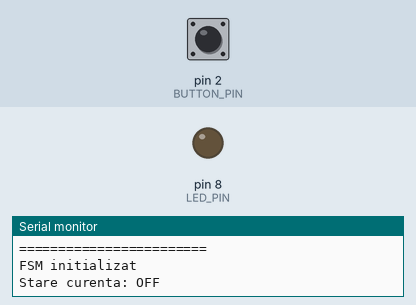
Bench run of a program on a simulated Arduino Mega 2560, built with avr-gcc and run on an emulated ATmega2560. Parts: output pins drawn as LEDs (lit = HIGH), the last lines printed to the serial monitor. The test bench sets the inputs (shaded band); at power-on: pin 2 (BUTTON_PIN) HIGH.

Above: at 1.2 s.
1.3 s: pin 2 (BUTTON_PIN) pulled LOW for 0.15 s
At 1.8 s:
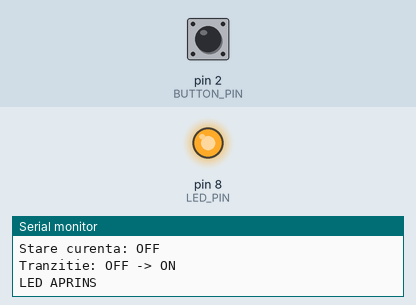
2.9 s: pin 2 (BUTTON_PIN) pulled LOW for 1 s
At 4.1 s:
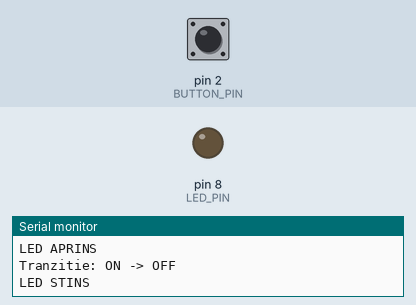
5.4 s: pin 2 (BUTTON_PIN) pulled LOW for 3.2 s
At 6.1 s:
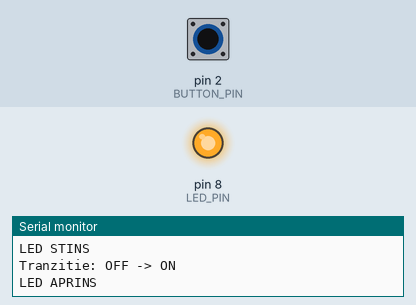
Timing chart, 0 to 8.4 s (numbered marks = the images above; inputs shaded):
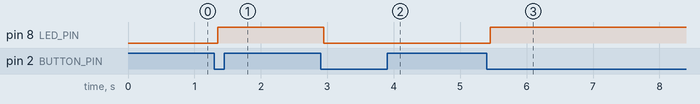

Measured:
- after the input at 1.3 s, pin 8 (LED_PIN): LOW → HIGH after 0.05 s
- after the input at 2.9 s, pin 8 (LED_PIN): HIGH → LOW after 0.05 s
- after the input at 5.4 s, pin 8 (LED_PIN): LOW → HIGH after 0.05 s

The program:

main.cpp
```cpp
#include <Arduino.h>
#include <stdio.h>
#include "fsm.h"

// Redirectarea printf catre Serial
int serial_putchar(char c, FILE *stream) {
    (void)stream;

    if (c == '\n') {
        Serial.write('\r');
    }

    Serial.write(c);
    return 0;
}

FILE serial_stdout;

void setup() {

    Serial.begin(9600);

    fdev_setup_stream(
        &serial_stdout,
        serial_putchar,
        NULL,
        _FDEV_SETUP_WRITE
    );

    stdout = &serial_stdout;

    printf("\n========================\n");
    printf("Laborator 6.1 - FSM\n");
    printf("Control Buton - LED\n");
    printf("========================\n");

    FSM_Init();
}

void loop() {

    // Actualizare continua a automatului
    FSM_Update();
}
```

fsm.cpp
```cpp
#include "fsm.h"
#include <stdio.h>

// Configurare pini
#define LED_PIN 8
#define BUTTON_PIN 2

// Timp debounce (ms)
#define DEBOUNCE_DELAY 50

// Starea initiala
static FSMState currentState = STATE_OFF;

// Variabile pentru debounce
static int lastButtonReading = HIGH;
static int stableButtonState = HIGH;
static unsigned long lastDebounceTime = 0;

// Initializarea FSM
void FSM_Init() {

    pinMode(LED_PIN, OUTPUT);
    pinMode(BUTTON_PIN, INPUT_PULLUP);

    digitalWrite(LED_PIN, LOW);

    currentState = STATE_OFF;

    lastButtonReading = digitalRead(BUTTON_PIN);
    stableButtonState = lastButtonReading;
    lastDebounceTime = millis();

    printf("FSM initializat\n");
    printf("Stare curenta: OFF\n");
}

// Actualizarea FSM
void FSM_Update() {

    int reading = digitalRead(BUTTON_PIN);

    // Detectarea schimbarii semnalului
    if (reading != lastButtonReading) {
        lastDebounceTime = millis();
    }

    // Verificarea debounce
    if ((millis() - lastDebounceTime) > DEBOUNCE_DELAY) {

        if (reading != stableButtonState) {

            stableButtonState = reading;

            // Buton apasat
            if (stableButtonState == LOW) {

                switch (currentState) {

                    case STATE_OFF:

                        currentState = STATE_ON;
                        digitalWrite(LED_PIN, HIGH);

                        printf("Tranzitie: OFF -> ON\n");
                        printf("LED APRINS\n");

                        break;

                    case STATE_ON:

                        currentState = STATE_OFF;
                        digitalWrite(LED_PIN, LOW);

                        printf("Tranzitie: ON -> OFF\n");
                        printf("LED STINS\n");

                        break;
                }
            }
        }
    }

    lastButtonReading = reading;
}

// Returnarea starii
FSMState FSM_GetState() {
    return currentState;
}
```

fsm.h
```cpp
#ifndef FSM_H
#define FSM_H

#include <Arduino.h>

// Starile automatului finit
enum FSMState {
    STATE_OFF,
    STATE_ON
};

// Initializarea automatului
void FSM_Init();

// Actualizarea automatului
void FSM_Update();

// Obtinerea starii curente
FSMState FSM_GetState();

#endif
```
